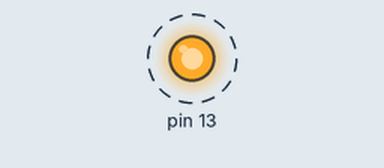
Recording of a sketch running on a simulated Arduino Uno, built for the host (arithmetic inside an expression is 32-bit, double 64-bit). On the bench: output pins drawn as LEDs (lit = HIGH). Dashed ring = blinking. What the sketch prints to the serial monitor is not drawn.

Above: at 0.3 s.
Timing chart, 0 to 3.1 s (numbered marks = the images above):
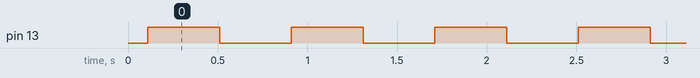

Measured:
- by itself, pin 13: alternates HIGH for 0.40 s and LOW for 0.40 s

The sketch:

sketch_part3.ino
```cpp
#include "testasm.h"

void setup() {
  // put your setup code here, to run once
  Serial.begin(9600);
  Serial.print("The third Fibonacci number is ");
  Serial.println(testasm(3));
  Serial.print("The fifth Fibonacci number is ");
  Serial.println(testasm(5));
  Serial.print("The seventh Fibonacci number is ");
  Serial.println(testasm(7));
  Serial.print("The tenth Fibonacci number is ");
  Serial.println(testasm(10));
  Serial.print("The sixteenth Fibonacci number is ");
  Serial.println(testasm(16));
  pinMode (13, OUTPUT);
}

void loop() {
  // put your main code here, to run repeatedly:
  digitalWrite (13, HIGH);
  delay(400);
  digitalWrite (13, LOW);
  delay(400);
}
```

testasm.cpp
```cpp
#include "testasm.h"

/* the attribute "used" tells the compiler to not inline this function */
__attribute__((used))
unsigned int testasm(unsigned char a) {
  unsigned int out;

  asm volatile (R"(

   rjmp start_of_assembly

   .data
   ; any data values/static storage can go here

   .text

   ; Your assembly language program goes here
   ;
   ;
   ;  --- YOUR CODE GOES HERE ---
   ;

start_of_assembly:

   ; Calling convention: r26 is input. r24 is output.
   ; a is %1 and r26
   mov r26,%1
   ; r27 is 1, for comparison reasons.
   mov r27,r1
   ; increment r27 to make it equal to 1
   inc r27
   ; call fib for the first time
   call fib
   ; jump to returning the results when it's all over
   jmp results

    ; Fibonacci sub-funciton
    ; Implement the base cases first
fib: cp r26,r1
    ;
    ; Stack description:
    ; We store on the stack r26, the value of n-1
    ; and r24, the n-1th Fibonacci number.
    ;
    breq zerocase
    cp r26,r27
    breq onecase
    ; These are the recursive cases: n-1 and n-2.
    ; First ncrement "n" down one, and push it to the stack
    sub r26,r27
    push r26
    ; Call fib recursively to get the n-1th term
    call fib
    ; Pop the value of n-1 out of the stack
    pop r26

    ; Increment n-1 down again to mark Fibonacci number-2
    sub r26,r27
    ; Pushing r24 to the stack saves the value of the n-1th Fibonacci number
    push r24
    ; Calling fib here gives us the n-2th term.
    call fib
    ; Popping the value from the stack to get the value of the n-1th Fibonacci number back for adding purposes
    pop r23
    ; Add n-1th and n-2th terms together to get the nth Fibonacci term
    add r24,r23
    ;Exit the recursive function
    ret

; If n=0, return 0
zerocase: mov r24,r1
ret

; If n=1, return 1
onecase: mov r24,r27
ret

;Display results
results: movw %0,r24
   ;
   ;  --- YOUR CODE ENDS ---
   ;      The result must be in the register pair r25:r24
   ;      You can also rjmp to the label end_of_assembly if you need to.
   ;

)" : "=w" (out)  /* out is %0, and a 16-bit variable that is modified
		    by the assembly language */
   : "r" (a)  /* a is %1, b is %2, both are register-sized
			  variables */
   : "r25", "r24");   /* r24, r25 are modified by this assembly
			 language fragment */

  return out;
}
```

testasm.h
```cpp
unsigned int testasm (unsigned char);
```
